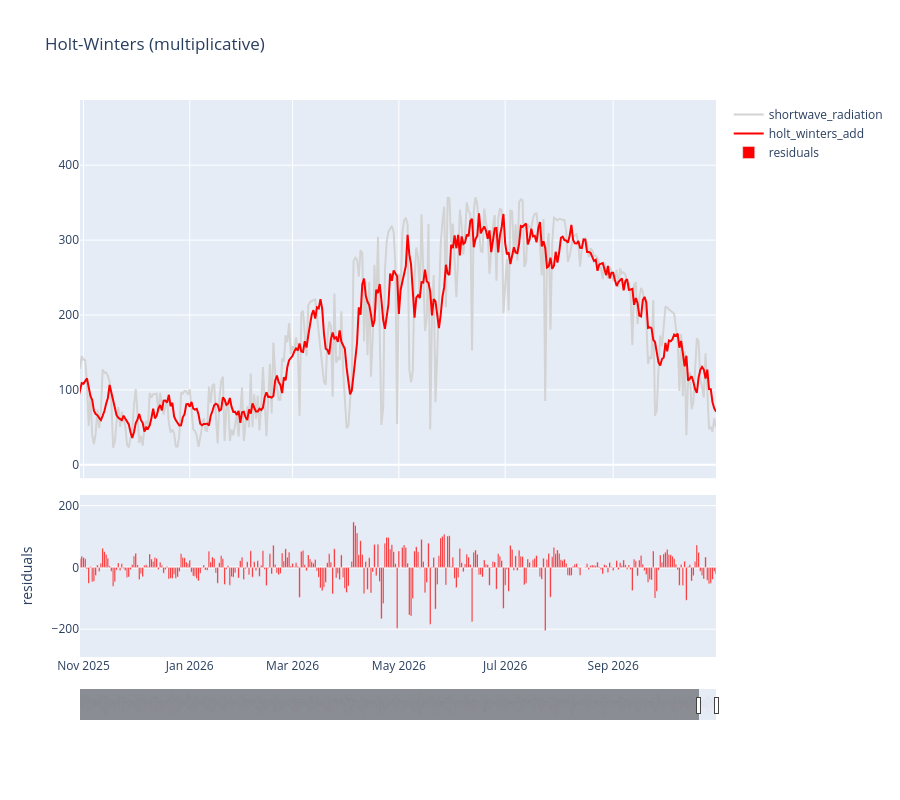

Notebook source saved alongside this figure:
### Markdown cell above
### Multiplicative Season

### Code cell
params = {"trend": None, "seasonal_periods": 365, "seasonal": "mul"}

with mlflow.start_run(run_name="holtwinters_mul"):
    hw_add = HoltWinters(es_df["shortwave_radiation"], **params).fit()
    es_df["holt_winters_add"] = hw_add.fittedvalues

    fig = plot_with_residuals(
        es_df["shortwave_radiation"],
        es_df["holt_winters_add"],
        window=pd.DateOffset(years=1),
        title="Holt-Winters (multiplicative)",
    )
    mlflow.log_params({"algorithm": "holtwinters", **params})
    mlflow.log_metrics(
        {
            **calculate_metrics(
                es_df["shortwave_radiation"], es_df["holt_winters_add"]
            ),
            "aic": hw_add.aic,
        }
    )

    fig.write_html("chart.html")
    mlflow.log_figure(figure=fig, artifact_file="chart.html")

fig.show()

### Figure 1 — Plotly figure (JSON) as saved in the notebook; plotly's stock layout.template omitted (floating-point values rounded to 4 significant figures; data arrays with more than 128 entries replaced by an {"elided": "..."} marker saying what was removed)
{"data": [{"line": {"color": "lightgray"}, "name": "shortwave_radiation", "type": "scatter", "x": {"elided": "13452 str values"}, "xaxis": "x", "y": {"elided": "13452 float values"}, "yaxis": "y"}, {"line": {"color": "red"}, "name": "holt_winters_add", "type": "scatter", "x": {"elided": "13452 str values"}, "xaxis": "x", "y": {"elided": "13452 float values"}, "yaxis": "y"}, {"marker": {"color": "red"}, "name": "residuals", "type": "bar", "x": {"elided": "13452 str values"}, "xaxis": "x2", "y": {"elided": "13452 float values"}, "yaxis": "y2"}], "layout": {"height": 800, "title": {"text": "Holt-Winters (multiplicative)"}, "xaxis": {"anchor": "y", "domain": [0, 1], "matches": "x2", "range": ["2025-10-30T00:00:00+00:00", "2026-10-30T00:00:00+00:00"], "showticklabels": false}, "xaxis2": {"anchor": "y2", "domain": [0, 1], "range": ["2025-10-30T00:00:00+00:00", "2026-10-30T00:00:00+00:00"], "rangeslider": {"thickness": 0.05, "visible": true}}, "yaxis": {"anchor": "x", "domain": [0.321, 1.0]}, "yaxis2": {"anchor": "x2", "domain": [0, 0.291], "title": {"text": "residuals"}}}}
